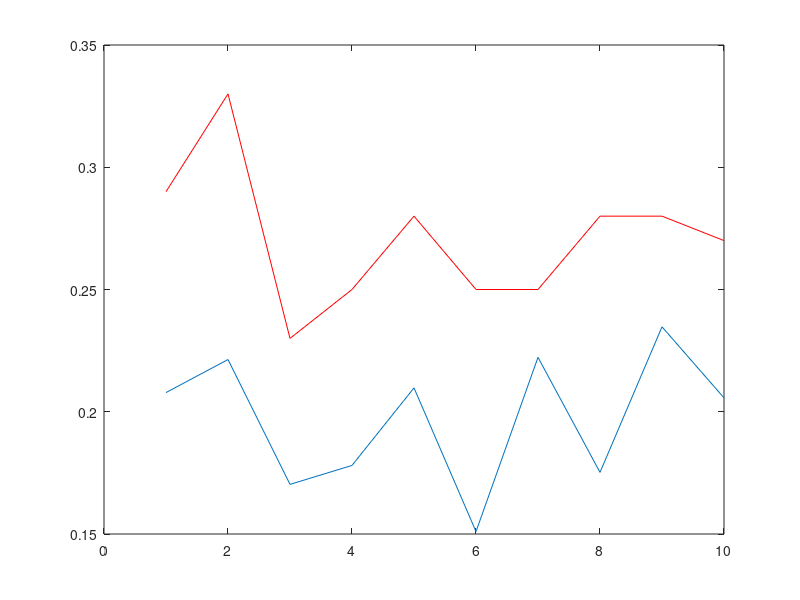

This figure's MATLAB source:
clear all; close all;
Origin = [0.2400 0.0560];
GenError = [0.2900 0.0432
            0.3300 0.0490
            0.2300 0.0290
            0.2500 0.0317
            0.2800 0.0440
            0.2500 0.0228
            0.2500 0.0494
            0.2800 0.0307
            0.2800 0.0551
            0.2700 0.0423];
        
figure;
plot(1:10,GenError(:,1),'r'); hold on;
plot(1:10,sqrt(GenError(:,2))); hold on;